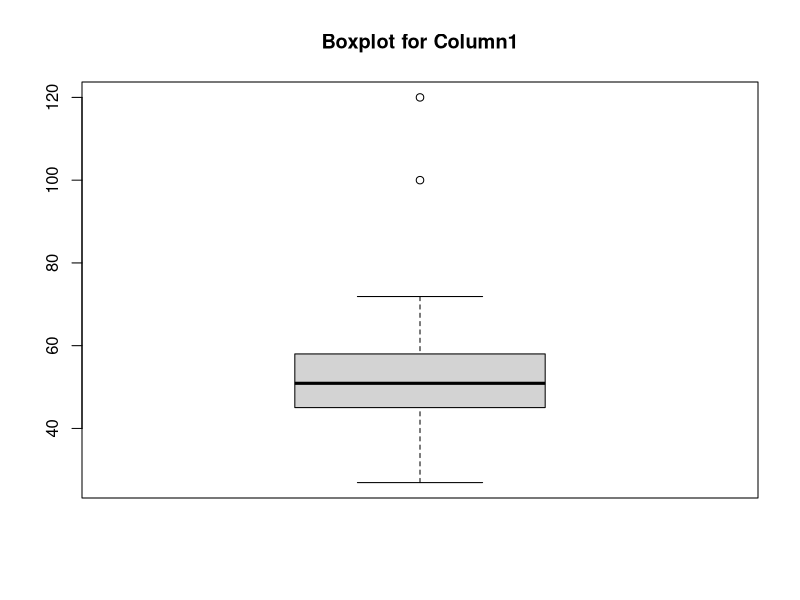
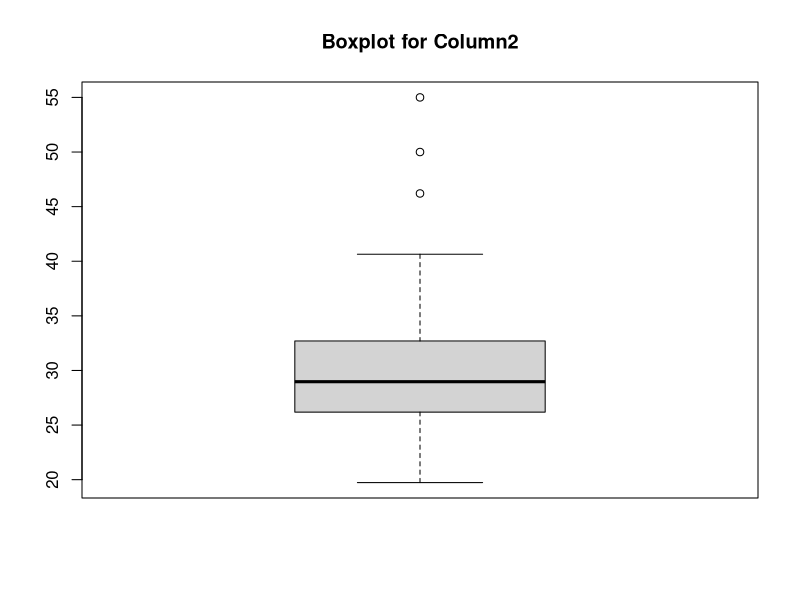

The R script that drew these images, in order:
## ---- chunk 1
# Creating a synthetic dataset
set.seed(123)
data <- data.frame(
  Column1 = rnorm(100, mean = 50, sd = 10),
  Column2 = rnorm(100, mean = 30, sd = 5)
)

# Introducing some outliers
data$Column1[c(5, 20)] <- c(100, 120)
data$Column2[c(15, 40)] <- c(50, 55)

# Boxplot to visualize outliers
boxplot(data$Column1, main="Boxplot for Column1")
boxplot(data$Column2, main="Boxplot for Column2")
## ---- chunk 2
Q1 <- apply(data, 2, quantile, 0.25)
Q3 <- apply(data, 2, quantile, 0.75)
IQR <- Q3 - Q1
print(IQR)

outliers <- (data < (Q1 - 1.5 * IQR)) | (data > (Q3 + 1.5 * IQR))
head(outliers)

data_cleaned <- data[!apply(outliers, 1, any), ]
head(data_cleaned)
## ---- chunk 3
z_scores <- scale(data)
head(z_scores)

outliers <- abs(z_scores) > 3
head(outliers)

data_cleaned <- data[!apply(outliers, 1, any), ]
head(data_cleaned)
## ---- chunk 4
Q1 <- quantile(data$Column1, 0.25)
Q3 <- quantile(data$Column1, 0.75)
IQR <- Q3 - Q1

outliers <- data$Column1 < (Q1 - 1.5 * IQR) | data$Column1 > (Q3 + 1.5 * IQR)
data_cleaned_single <- data[!outliers, ]
head(data_cleaned_single)
## ---- chunk 5
mahalanobis_distance <- mahalanobis(data, colMeans(data), cov(data))
outliers <- mahalanobis_distance > qchisq(0.975, df=ncol(data))
data_cleaned_multivariate <- data[!outliers, ]
head(data_cleaned_multivariate)
## ---- chunk 6
remove_outliers <- function(data) {
  cleaned_data <- data
  for(col in names(data)) {
    Q1 <- quantile(data[[col]], 0.25)
    Q3 <- quantile(data[[col]], 0.75)
    IQR <- Q3 - Q1
    outliers <- data[[col]] < (Q1 - 1.5 * IQR) | data[[col]] > (Q3 + 1.5 * IQR)
    cleaned_data <- cleaned_data[!outliers, ]
  }
  return(cleaned_data)
}

# Applying the function
data_cleaned_function <- remove_outliers(data)
cat("Original data:", nrow(data), "| Cleaned data:", nrow(data_cleaned_function), "\n")

head(data_cleaned_function)
